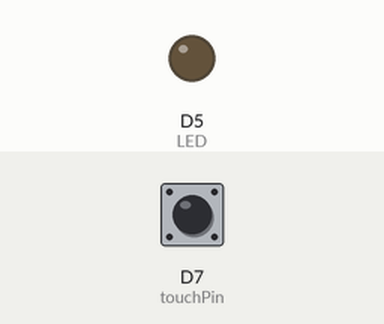
Recording of a sketch running on a simulated ESP8266 (NodeMCU). Shown: output pins drawn as LEDs (lit = HIGH). The test bench sets the inputs (shaded band); at power-on: D7 (touchPin) LOW. WiFi joins after 1.5 s; servers stay silent unless stated; what the sketch prints to the serial monitor is not drawn.

Above: at 2.7 s.
2.8 s: D7 (touchPin) pulled HIGH for 0.15 s
At 3.07 s:
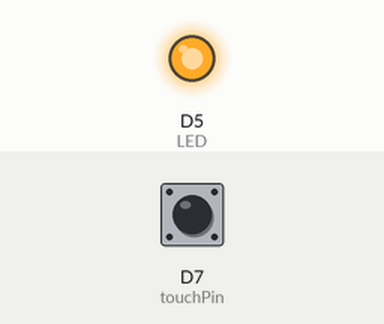
4.6 s: D7 (touchPin) pulled HIGH for 3.2 s
At 8.4 s:
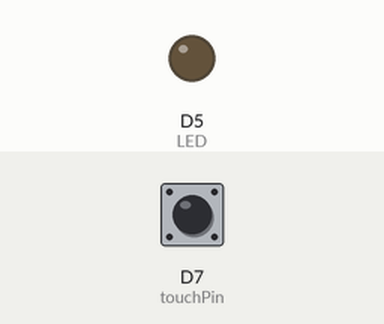
Timing chart, 0 to 9.9 s (numbered marks = the images above; inputs shaded):
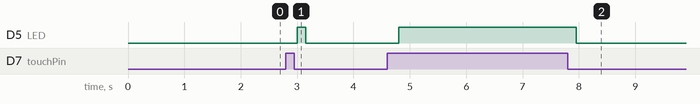

Measured:
- after the input at 2.8 s, D5 (LED): LOW → HIGH after 0.20 s, → LOW 0.15 s later
- after the input at 4.6 s, D5 (LED): LOW → HIGH after 0.20 s, → LOW 3.2 s later

The sketch:

Fire.ino
```cpp
#include <ESP8266WiFi.h>
#include <Firebase_ESP_Client.h>
#include "addons/TokenHelper.h"
#include "addons/RTDBHelper.h"

#define DATABASE_URL "https://smartantiragging-default-rtdb.firebaseio.com/"
#define API_KEY "AIzaSyBoWTjHfXefLrgiDNl6eN5KaHmRjGVn890"
#define WIFI_SSID "Galaxy F41DBFB"
#define WIFI_PASSWORD "MILKYBAR"

FirebaseData fbdo;
FirebaseAuth auth;
FirebaseConfig config;
bool signupOK = false;

#define LED D5
#define touchPin D7

void setup()
{
  pinMode(LED, OUTPUT);
  pinMode(touchPin, INPUT);
  Serial.begin(9600);

  WiFi.begin(WIFI_SSID, WIFI_PASSWORD);

  Serial.print("Connecting to ");
  Serial.print(WIFI_SSID);

  while (WiFi.status() != WL_CONNECTED)
  {
    Serial.print(".");
    delay(500);
  }

  Serial.println();
  Serial.print("Connected to- ");
  Serial.println(WIFI_SSID);

  config.api_key = API_KEY;
  config.database_url = DATABASE_URL;

  if (Firebase.signUp(&config, &auth, "", ""))
  {
    Serial.println("ok");
    signupOK = true;
  }
  else
  {
    Serial.printf("%s\n", config.signer.signupError.message.c_str());
  }

  config.token_status_callback = tokenStatusCallback;
  Firebase.begin(&config, &auth);
  Firebase.reconnectWiFi(true);
}

void loop()
{
  int touchState = digitalRead(touchPin); // Reads the status of the touch sensor.
  int data = 0;

  if (touchState == HIGH) // If the touch sensor is touched
  {
    Firebase.RTDB.setInt(&fbdo, "/POST", 1);
    digitalWrite(LED, HIGH); // LED ON
  }
  else
  {
    Firebase.RTDB.setInt(&fbdo, "/POST", 0);
    digitalWrite(LED, LOW);
  }

  Serial.println(data);
}
```
